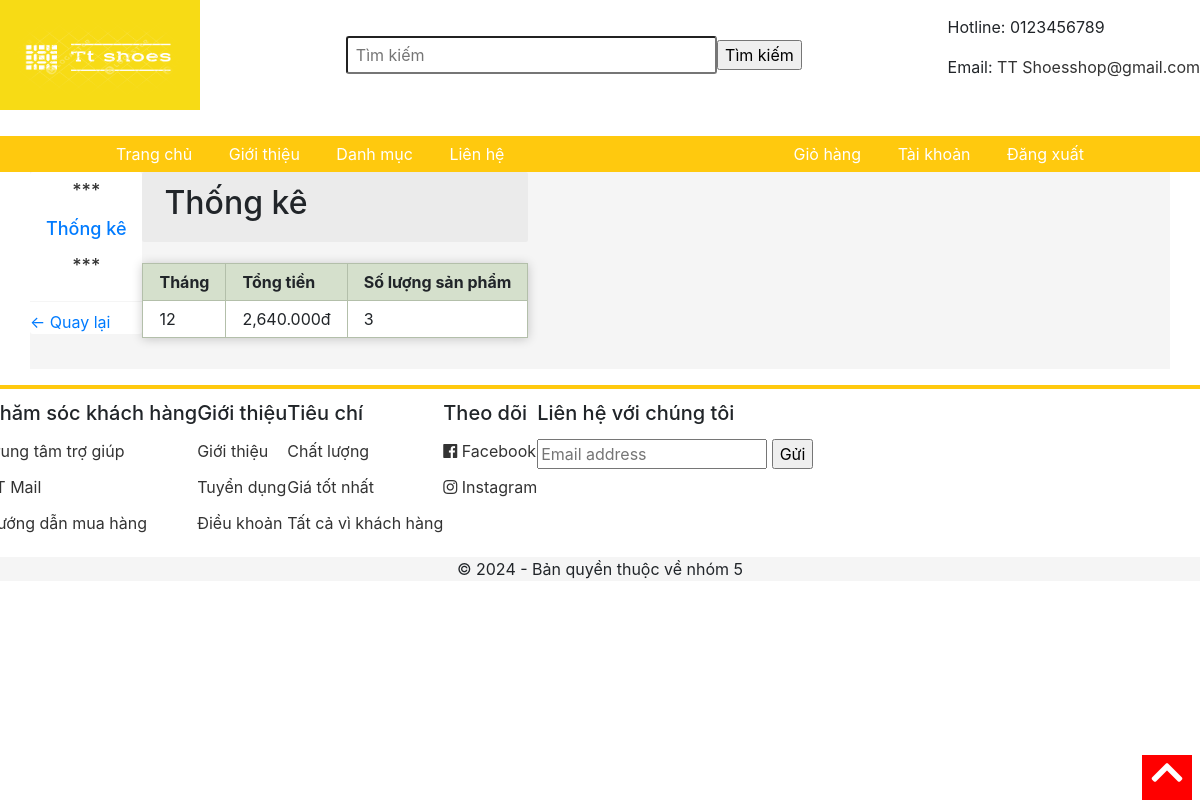
/pages/thongke.php, run on the app's committed database.
### tables this page shows
CREATE TABLE `thongke` (
  `id` int(11) NOT NULL,
  `tongtien` varchar(1000) NOT NULL,
  `thang` int(100) NOT NULL,
  `soluongsp` int(100) NOT NULL
);

### pages/thongke.php (the view, shortened to what this page needs)
<html>
<head>
	<link rel="stylesheet" type="text/css" href="../css/grid.css">
	<link rel="stylesheet" type="text/css" href="../css/responsive.css">
	<link rel="stylesheet" type="text/css" href="../main.css">
	<link rel="stylesheet" href="https://use.fontawesome.com/releases/v5.7.0/css/all.css">
	<link rel="stylesheet" href="https://maxcdn.bootstrapcdn.com/bootstrap/4.5.2/css/bootstrap.min.css">
</head>
<body>
<form action="../timkiem.php" method="POST">
	<div class="app">
		<div class="header">
			<div class="grid wide">
				<div class="header-main">
					<div class="logo">
						<a href="../index.php"><img src="../img/logo.png" width="200" height="110"></a>
					</div>
					<div class="search">
						<input type="text" name="s" class="search-bar" placeholder="Tìm kiếm">
						<input type="submit" value="Tìm kiếm">
					</div>
					<div class="contact">
						<p>Hotline: 0123456789</p>
						<p>Email: <a href="mailto:TT Shoesshop@gmail.com" style="color: #333;">TT Shoesshop@gmail.com</a></p>
					</div>
				</div>
			</div>
		</div>
		</form>
		<div class="navigation-bar">
			<ul class="navbar-list">
				<li class="navbar-item"><a href="../index.php" class="navbar-link">Trang chủ</a></li>
				<li class="navbar-item"><a href="./pages/gioithieu.php" class="navbar-link">Giới thiệu</a></li>
				<li class="navbar-item navbar-item-category">
					<a href="" class="navbar-link">Danh mục</a>
				</li>
				<li class="navbar-item"><a href="./pages/lienhe.php" class="navbar-link">Liên hệ</a></li>
			</ul>
			<ul class="navbar-list">
				<li class="navbar-item"><a href="../pages/giohang.php" class="navbar-link">Giỏ hàng</a></li>
				<li class="navbar-item"><a href="../taikhoan.php" class="navbar-link">Tài khoản</a></li>
				<li class="navbar-item"><a href="../pages/dangxuat.php" class="navbar-link">Đăng xuất</a></li>
			</ul>
		</div>
		<div class="container">
			<div class="grid wide">
				<div class="row sm-gutter grid-content">
					<div class="column l-2 me-0 s-0">
						<nav class="category">
							<h3 class="category-heading"  align="center">
								<p >***</p>
								<a href="">Thống kê</a>
								<p >***</p>
							</h3>
							<ul class="category-list">
								<li class="category-item category-item--active">
									<a href="../admin.php" ><- Quay lại </a>
								</li>
							</ul>
						</nav>
					</div>
					<div class="column l-10 me-12 s-12">
						<div class="home-filter">
						<span class="label" style="margin-right: 16px;"><h2>Thống kê</h2></span>
						</div>
						<div class="home-product">
						<div class="row sm-gutter">
<div class="page">
<table class="layout display responsive-table">
<thead>
<tr>
	<th >Tháng</th>
	<th >Tổng tiền</th>
	<th >Số lượng sản phẩm</th>
</tr>
</thead>
<tbody>
<?php
	$conn =	mysqli_connect("localhost", "root", "", "dacs2");
	$sql= "SELECT * FROM thongke ";
	$ketqua = mysqli_query($conn, $sql);
	while ($row = mysqli_fetch_array($ketqua)) {
		echo "<tr>";
		echo "<td>".$row['thang']."</td>";
        echo "<td>".number_format($row['tongtien'],3)."đ</td>";
        echo "<td>".$row['soluongsp']."</td>";
		echo "</tr>";
	}
?>
</tbody>
</table>
</div>
  <br>
								</div>
								</div>
							</div>
						</div>
					</div>
				</div>
		<div class="footer">
			<div class="grid wide">
				<div class="row">
					<div class="column l-2-4 me-4 s-6">
						<h3 class="footer__heading">Chăm sóc khách hàng</h3>
						<ul class="footer-list">
							<li class="footer-item">
								<a href="" class="footer-item-link">Trung tâm trợ giúp</a>
							</li>
							<li class="footer-item">
								<a href="" class="footer-item-link">TT Mail</a>
							</li>
							<li class="footer-item">
								<a href="" class="footer-item-link">Hướng dẫn mua hàng</a>
							</li>
						</ul>
					</div>
					<div class="column l-2-4 me-4 s-6">
						<h3 class="footer__heading">Giới thiệu</h3>
						<ul class="footer-list">
							<li class="footer-item">
								<a href="" class="footer-item-link">Giới thiệu</a>
							</li>
							<li class="footer-item">
								<a href="" class="footer-item-link">Tuyển dụng</a>
							</li>
							<li class="footer-item">
								<a href="" class="footer-item-link">Điều khoản</a>
							</li>
						</ul>
					</div>
					<div class="column l-2-4 me-4 s-6">
						<h3 class="footer__heading">Tiêu chí</h3>
						<ul class="footer-list">
							<li class="footer-item">
								<a  class="footer-item-link">Chất lượng</a>
							</li>
							<li class="footer-item">
								<a  class="footer-item-link">Giá tốt nhất</a>
							</li>
							<li class="footer-item">
								<a  class="footer-item-link">Tất cả vì khách hàng</a>
							</li>
						</ul>
					</div>
					<div class="column l-2-4 me-4 s-6">
						<h3 class="footer__heading">Theo dõi</h3>
						<ul class="footer-list">
							<li class="footer-item">
								<a href="" class="footer-item-link">
									<i class="fab fa-facebook"></i>
									Facebook
								</a>
							</li>
							<li class="footer-item">
								<a href="" class="footer-item-link">
									<i class="fab fa-instagram"></i>
									Instagram
								</a>
							</li>
						</ul>
					</div>
					<div class="column l-2-4 me-4 s-6">
						<h3 class="footer__heading">Liên hệ với chúng tôi</h3>
						<input class="footer__input" type="text" placeholder="Email address">
						<input type="submit" value="Gửi">
					</div>
				</div>
			</div>
			<div class="footer__bottom">
				<div class="grid wide">
					<p>© 2024 - Bản quyền thuộc về nhóm 5</p>
				</div>
			</div>
		</div>
		<div class="scroll-to-top" onclick="scrollToTop();">
			<i class="scroll-to-top-icon fas fa-chevron-up"></i>
		</div>
</body>
</html>

### main.css (style rules this page uses)
* { box-sizing: border-box; }
body { margin: 0; font-family: "Helvetica Neue", Helvetica, Arial; }
.header-main { display: flex; justify-content: space-between; align-items: center; }
.header { background-color: white; height: 120px; }
.search { display: flex; align-items: center; width: 38%; }
.search-bar { width: 100%; height: 38px; padding: 0 8px; border-radius: 3px; color: #333; font-size: 16px; }
.navigation-bar { background-color: #ffc90e; margin: 0 auto; display: flex; justify-content: space-between; align-items: center; }
.navbar-list { list-style: none; padding-left: 0; margin: 0 100px; }
.navbar-item, .navbar-link { display: inline-flex; }
.navbar-link { color: white; padding: 6px 16px; text-decoration: none; }
.navbar-item-category { position: relative; }
.container { width: 100%; margin: 0; background-color: #F5F5F5; }
.category { background-color: white; border-radius: 3px; }
.category-heading { color: #333; padding: 8px 16px; font-size: 18px; margin-top: 0; border-bottom: 1px solid #f5f5f5; }
.category-list { list-style: none; padding-left: 0; }
.home-filter { background-color: rgba(0, 0, 0, 0.04); display: flex; align-items: center; padding: 12px 22px; border-radius: 2px; }
.page { display: flex; align-items: center; }
.page { display: flex; align-items: center; margin-left: auto; }
.home-product { padding: 15px; margin-top: -10px; }
.footer { border-top: 4px solid #ffc90e; padding-top: 12px; }
.footer__heading { font-size: 20px; }
.footer-list { padding-left: 0; list-style: none; }
.footer-item-link { text-decoration: none; color: #333; padding: 6px 0; display: block; }
.footer__input { margin: 6px 0; width: 230px; }
.footer__bottom { background-color: #f5f5f5; text-align: center; }
.scroll-to-top { position: fixed; bottom: 0; right: 8px; z-index: 1999; cursor: pointer; }
.scroll-to-top-icon { font-size: 36px; color: white; background-color: red; width: 50px; height: 45px; text-align: center; }

### pages/thongke.php (style rules this page uses)
.page { max-width: 60em; margin: 0 auto; }
table th, table td { text-align: left; }
table.layout { width: 100%; border-collapse: collapse; }
table.display { margin: 1em 0; }
table.display th, table.display td { border: 1px solid #B3BFAA; padding: .5em 1em; }
table.display th { background: #D5E0CC; }
table.display td { background: #fff; }
table.responsive-table { box-shadow: 0 1px 10px rgba(0, 0, 0, 0.2); }

### data on the page
thongke: thang "12", tongtien "2,640.000", soluongsp "3"
